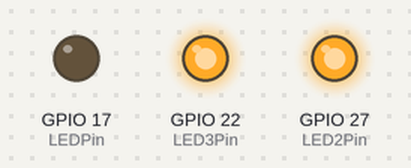
This program was run on a simulated Raspberry Pi (BCM pin numbers). Parts: output pins drawn as LEDs (lit = HIGH). What the program prints to the terminal is not drawn.

Above: at 0.5 s.
At 1.5 s:
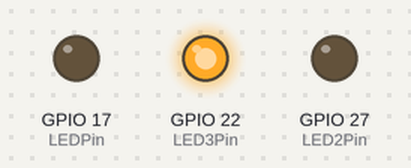
At 2.5 s:
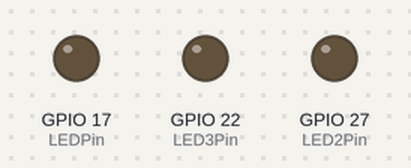
At 3.5 s:
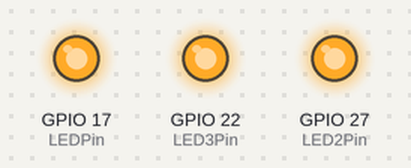
Timing chart, 0 to 5.2 s (numbered marks = the images above):
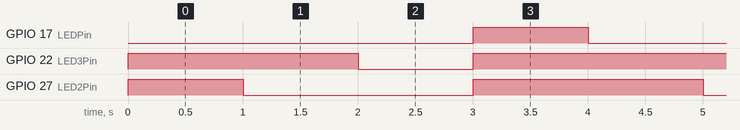

Measured:
- by itself, GPIO 17 (LEDPin): alternates HIGH for 1.0 s and LOW for 3.0 s
- by itself, GPIO 22 (LED3Pin): alternates HIGH for 3.0 s and LOW for 1.0 s
- by itself, GPIO 27 (LED2Pin): alternates HIGH for 2.0 s and LOW for 2.0 s

The program:

script.py
```python
import RPi.GPIO as GPIO
import time #for sleep
# Pin Definitons:
LEDPin = 17 # Broadcom pin 17
LED2Pin = 27
LED3Pin = 22
#this code isn't the best way to do this but it's the simplest way to demonstrate basic LED GPIO stuff clearly

# Pin Setup:
GPIO.setmode(GPIO.BCM) # use broadcom numbers instead of physical pins
GPIO.setup(LEDPin, GPIO.OUT)  #
GPIO.setup(LED2Pin, GPIO.OUT) # LED pins set as outputs
GPIO.setup(LED3Pin, GPIO.OUT) #

# Initial state for LEDs: we're doing it this way because weve set up the LEDs to be common positive so setting the pins the negative 'legs' are connected to "on" turns off the LEDS
GPIO.output(LEDPin, GPIO.HIGH)
GPIO.output(LED2Pin, GPIO.HIGH)
GPIO.output(LED3Pin, GPIO.HIGH)

print("Press CTRL+C to exit")
try:
    while True: #while loop which is always true
	    GPIO.output(LEDPin, GPIO.LOW) #switch the LED connected to pin 17 on
            time.sleep(1) #wait 1 second
	    GPIO.output(LED2Pin, GPIO.LOW) # switch the LED connected to pin 27 on
	    time.sleep(1)
 	    GPIO.output(LED3Pin, GPIO.LOW) # Pin 22
	    time.sleep(1)
	    GPIO.output(LEDPin, GPIO.HIGH)	#
	    GPIO.output(LED2Pin, GPIO.HIGH)     # switch all three off again
	    GPIO.output(LED3Pin, GPIO.HIGH)     #
	    time.sleep(1)


except KeyboardInterrupt: # If CTRL+C is pressed, clean up so you don't get weird errors later
    GPIO.cleanup() # cleanup all GPIO
```
